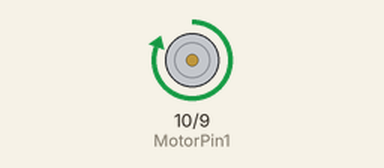
Simulated run of this sketch. Board: Arduino Uno, built with avr-gcc and run on an emulated ATmega328P. Shown: motor-driver pin pairs drawn as motors (green arrow = first pin HIGH = forward, orange = second pin HIGH = backward, longer = more drive).

Above: at 0.1 s.
At 50.1 s:
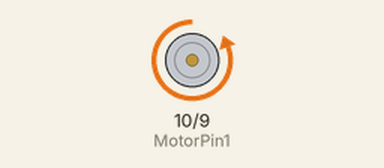
Timing chart, 0 to 101.5 s (numbered marks = the images above):
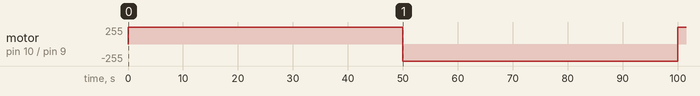

The sketch:

dc_motor_with_relay_controlled_via_arduino1.ino
```cpp
//Controlling a DC motor using relays via Arduino
//-----------------------------------------------------
//-----------------------------------------------------

//Initialization

//Motor1
  const int MotorPin1 = 10;
  const int MotorPin2 = 9;

void setup(){

  pinMode(MotorPin1,OUTPUT);
  pinMode(MotorPin2,OUTPUT);

}


void loop() {

  //Motor1 - clockwise
  digitalWrite(MotorPin1, HIGH);
  digitalWrite(MotorPin2, LOW);
  delay(50000);

  //Motor1 - anticlockwise
  digitalWrite(MotorPin1, LOW);
  digitalWrite(MotorPin2, HIGH);
  delay(50000);

}
```

Measured:
- by itself, motor on pin 10 (MotorPin1) / pin 9 (MotorPin2): stopped → forward 255/255 at 0.00 s, → backward 255/255 50.0 s later, → forward 255/255 50.0 s later
